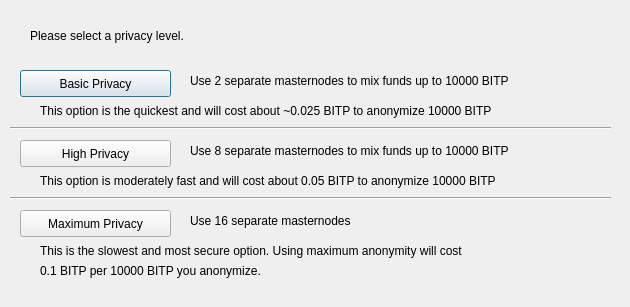
<?xml version="1.0" encoding="UTF-8"?>
<ui version="4.0">
 <class>ObfuscationConfig</class>
 <widget class="QDialog" name="ObfuscationConfig">
  <property name="geometry">
   <rect>
    <x>0</x>
    <y>0</y>
    <width>630</width>
    <height>307</height>
   </rect>
  </property>
  <property name="windowTitle">
   <string>Configure Obfuscation</string>
  </property>
  <widget class="QPushButton" name="buttonBasic">
   <property name="geometry">
    <rect>
     <x>20</x>
     <y>70</y>
     <width>151</width>
     <height>27</height>
    </rect>
   </property>
   <property name="text">
    <string>Basic Privacy</string>
   </property>
  </widget>
  <widget class="QPushButton" name="buttonHigh">
   <property name="geometry">
    <rect>
     <x>20</x>
     <y>140</y>
     <width>151</width>
     <height>27</height>
    </rect>
   </property>
   <property name="text">
    <string>High Privacy</string>
   </property>
  </widget>
  <widget class="QPushButton" name="buttonMax">
   <property name="geometry">
    <rect>
     <x>20</x>
     <y>210</y>
     <width>151</width>
     <height>27</height>
    </rect>
   </property>
   <property name="text">
    <string>Maximum Privacy</string>
   </property>
  </widget>
  <widget class="QLabel" name="label">
   <property name="geometry">
    <rect>
     <x>30</x>
     <y>20</y>
     <width>571</width>
     <height>31</height>
    </rect>
   </property>
   <property name="text">
    <string>Please select a privacy level.</string>
   </property>
  </widget>
  <widget class="QLabel" name="label_2">
   <property name="geometry">
    <rect>
     <x>190</x>
     <y>70</y>
     <width>421</width>
     <height>21</height>
    </rect>
   </property>
   <property name="text">
    <string>Use 2 separate masternodes to mix funds up to 10000 BITP</string>
   </property>
  </widget>
  <widget class="QLabel" name="label_3">
   <property name="geometry">
    <rect>
     <x>190</x>
     <y>140</y>
     <width>411</width>
     <height>21</height>
    </rect>
   </property>
   <property name="text">
    <string>Use 8 separate masternodes to mix funds up to 10000 BITP</string>
   </property>
  </widget>
  <widget class="QLabel" name="label_4">
   <property name="geometry">
    <rect>
     <x>190</x>
     <y>210</y>
     <width>421</width>
     <height>21</height>
    </rect>
   </property>
   <property name="text">
    <string>Use 16 separate masternodes</string>
   </property>
  </widget>
  <widget class="QLabel" name="label_6">
   <property name="geometry">
    <rect>
     <x>40</x>
     <y>100</y>
     <width>561</width>
     <height>21</height>
    </rect>
   </property>
   <property name="text">
    <string>This option is the quickest and will cost about ~0.025 BITP to anonymize 10000 BITP</string>
   </property>
  </widget>
  <widget class="QLabel" name="label_7">
   <property name="geometry">
    <rect>
     <x>40</x>
     <y>170</y>
     <width>561</width>
     <height>21</height>
    </rect>
   </property>
   <property name="text">
    <string>This option is moderately fast and will cost about 0.05 BITP to anonymize 10000 BITP</string>
   </property>
  </widget>
  <widget class="QLabel" name="label_8">
   <property name="geometry">
    <rect>
     <x>40</x>
     <y>240</y>
     <width>561</width>
     <height>21</height>
    </rect>
   </property>
   <property name="text">
    <string>This is the slowest and most secure option. Using maximum anonymity will cost</string>
   </property>
  </widget>
  <widget class="QLabel" name="label_9">
   <property name="geometry">
    <rect>
     <x>40</x>
     <y>260</y>
     <width>561</width>
     <height>21</height>
    </rect>
   </property>
   <property name="text">
    <string>0.1 BITP per 10000 BITP you anonymize.</string>
   </property>
  </widget>
  <widget class="Line" name="line">
   <property name="geometry">
    <rect>
     <x>10</x>
     <y>120</y>
     <width>601</width>
     <height>16</height>
    </rect>
   </property>
   <property name="orientation">
    <enum>Qt::Horizontal</enum>
   </property>
  </widget>
  <widget class="Line" name="line_2">
   <property name="geometry">
    <rect>
     <x>10</x>
     <y>190</y>
     <width>601</width>
     <height>16</height>
    </rect>
   </property>
   <property name="orientation">
    <enum>Qt::Horizontal</enum>
   </property>
  </widget>
 </widget>
 <resources/>
 <connections/>
</ui>
